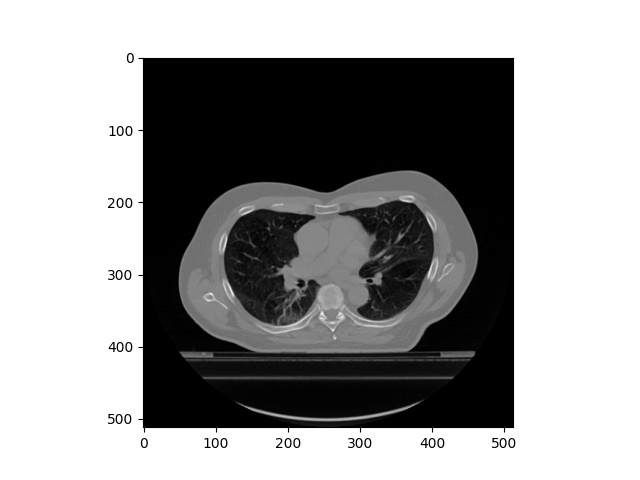
#> input picture 1-Detecting Low Contrast Images/images/test_image.jpeg, 640 x 480 px, found by its file name
$ python 2-generate-low-contrast-image.py
#> lines starting #> are read from the running program, lines starting #| are printed output that depends on the picture
'''
Program to generate low contrast image using openCV
'''

import cv2
import numpy as np

source = 'test_image.jpeg'

source_image = cv2.imread(source)
#> source_image is the input picture: shape (480, 640, 3); min 0, max 255, mean 155.3

output_image = np.zeros(source_image.shape,source_image.dtype)

alpha = 0.35 #controlling contrast of image
beta = 1 #controlling brightness of image


'''
We can use cv2.convertScaleAbs(image,alpha=alpha,beta=beta) directly but
we will use for loop to show how to access pixels
'''

for y in range(source_image.shape[0]):
    for x in range(source_image.shape[1]):
        for c in range(source_image.shape[2]):
            output_image[y,x,c] = np.clip(alpha*source_image[y,x,c]+beta,0,255)
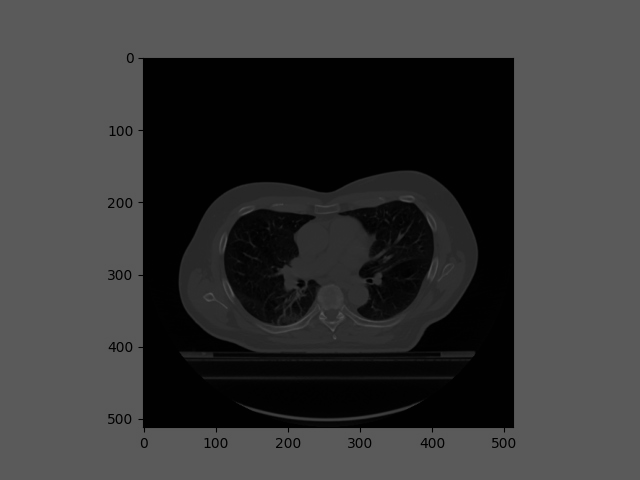
#> output_image: shape (480, 640, 3); min 1, max 90, mean 55.1

cv2.imshow('Original Image', source_image)
cv2.imshow('New Image', output_image)

cv2.imwrite('test_image_low_contrast.jpg',output_image)
# Wait until user press some key
cv2.waitKey()

$ run again, with 1-Detecting Low Contrast Images/images/Image_t1.JPG copied over 1-Detecting Low Contrast Images/images/test_image.jpeg
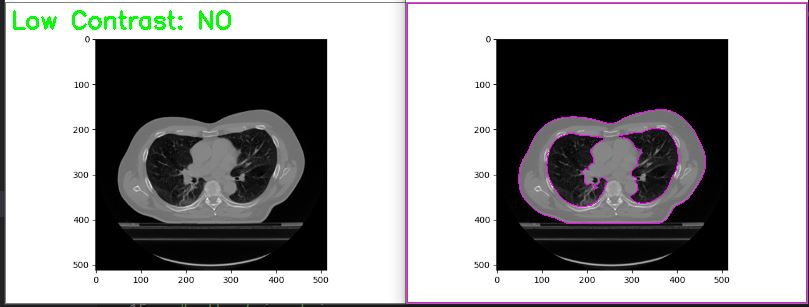
#> input picture 1-Detecting Low Contrast Images/images/Image_t1.JPG, 809 x 307 px, found by its file name
#> source_image is the input picture: shape (307, 809, 3); mean B, G, R 152, 151.1, 152.1
#> after the loop `for y in range(source_image.shape[0]):`:
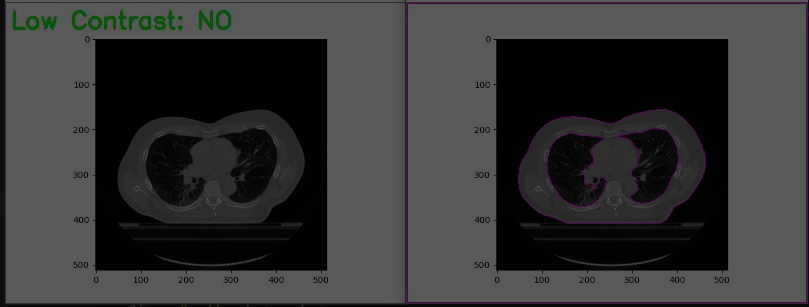
#> output_image: shape (307, 809, 3); mean B, G, R 53.9, 53.6, 53.9
